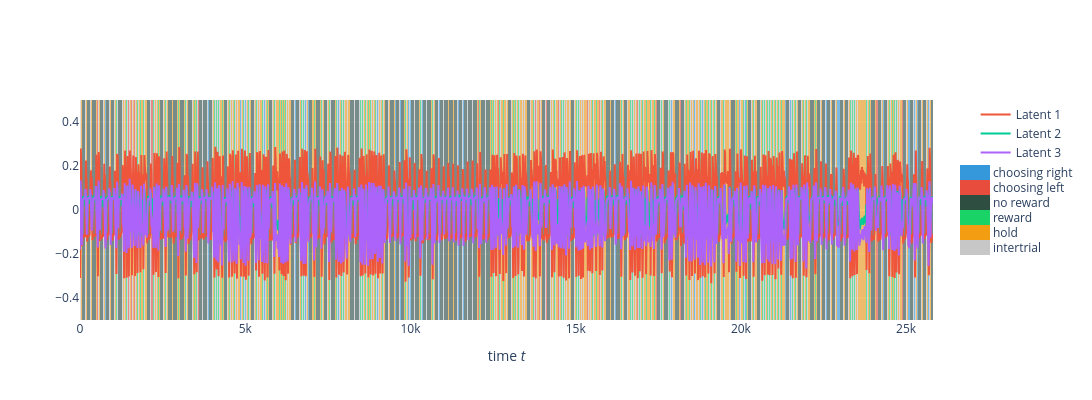
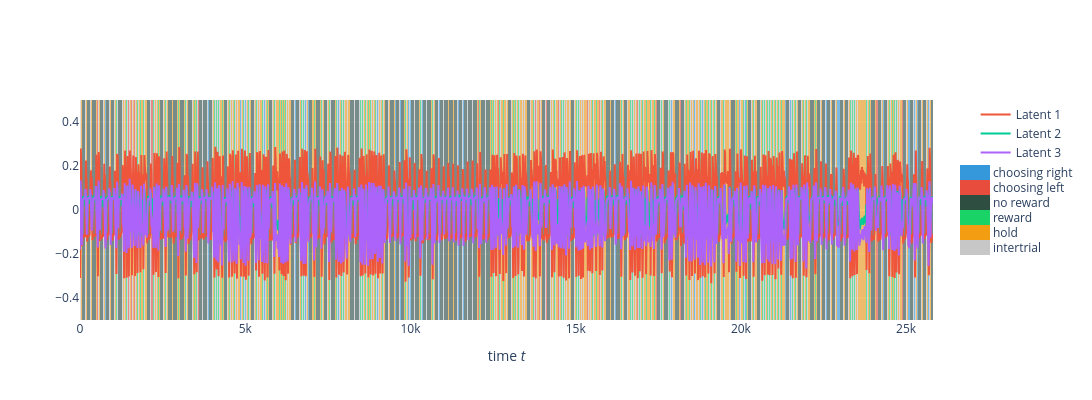

Notebook cell for these charts, in order:
### Markdown cell above
### Latent Time Series

First, visualize the embedding as time series to see how the latent dimensions correspond to behavioral states:

### Code cell
vis.plot_latent_timeseries_plotly(
    filename='../figures/latent_time_series_bandit_task.png',
    show_fig=True
)

### Figure 1 — Plotly figure (JSON) as saved in the notebook; plotly's stock layout.template omitted (floating-point values rounded to 4 significant figures; data arrays with more than 128 entries replaced by an {"elided": "..."} marker saying what was removed)
{"data": [{"colorbar": {"len": 0.5, "ticktext": ["intertrial", "hold", "reward", "no reward", "choosing left", "choosing right"], "tickvals": [0, 1, 2, 3, 4, 5], "y": 0.5}, "colorscale": [[0, "rgb(199,199,199)"], [0.1667, "rgb(199,199,199)"], [0.1667, "rgb(243,157,18)"], [0.3333, "rgb(243,157,18)"], [0.3333, "rgb(26,211,103)"], [0.5, "rgb(26,211,103)"], [0.5, "rgb(45,78,65)"], [0.6667, "rgb(45,78,65)"], [0.6667, "rgb(231,76,60)"], [0.8333, "rgb(231,76,60)"], [0.8333, "rgb(52,152,219)"], [1, "rgb(52,152,219)"]], "hoverinfo": "skip", "opacity": 0.6, "showscale": true, "type": "heatmap", "x": {"elided": "25813 int values"}, "y": [0], "z": {"elided": "1x25813 int values"}, "zmax": 5.5, "zmin": -0.5}, {"line": {"width": 2}, "mode": "lines", "name": "Latent 1", "type": "scatter", "x": {"elided": "25813 int values"}, "y": {"elided": "25813 float values"}, "yaxis": "y2"}, {"line": {"width": 2}, "mode": "lines", "name": "Latent 2", "type": "scatter", "x": {"elided": "25813 int values"}, "y": {"elided": "25813 float values"}, "yaxis": "y2"}, {"line": {"width": 2}, "mode": "lines", "name": "Latent 3", "type": "scatter", "x": {"elided": "25813 int values"}, "y": {"elided": "25813 float values"}, "yaxis": "y2"}], "layout": {"height": 400, "legend": {"x": 1.05, "xanchor": "left", "y": 1, "yanchor": "top"}, "showlegend": true, "width": 1400, "xaxis": {"range": [0, 25813], "title": {"text": "time <i>t</i>"}}, "yaxis": {"range": [-0.5, 0.5], "visible": false}, "yaxis2": {"overlaying": "y", "range": [-0.5, 0.5], "showgrid": true, "side": "left"}}}

### Figure 2 — Plotly figure (JSON) as saved in the notebook; plotly's stock layout.template omitted (floating-point values rounded to 4 significant figures; data arrays with more than 128 entries replaced by an {"elided": "..."} marker saying what was removed)
{"data": [{"colorbar": {"len": 0.5, "ticktext": ["intertrial", "hold", "reward", "no reward", "choosing left", "choosing right"], "tickvals": [0, 1, 2, 3, 4, 5], "y": 0.5}, "colorscale": [[0, "rgb(199,199,199)"], [0.1667, "rgb(199,199,199)"], [0.1667, "rgb(243,157,18)"], [0.3333, "rgb(243,157,18)"], [0.3333, "rgb(26,211,103)"], [0.5, "rgb(26,211,103)"], [0.5, "rgb(45,78,65)"], [0.6667, "rgb(45,78,65)"], [0.6667, "rgb(231,76,60)"], [0.8333, "rgb(231,76,60)"], [0.8333, "rgb(52,152,219)"], [1, "rgb(52,152,219)"]], "hoverinfo": "skip", "opacity": 0.6, "showscale": true, "type": "heatmap", "x": {"elided": "25813 int values"}, "y": [0], "z": {"elided": "1x25813 int values"}, "zmax": 5.5, "zmin": -0.5}, {"line": {"width": 2}, "mode": "lines", "name": "Latent 1", "type": "scatter", "x": {"elided": "25813 int values"}, "y": {"elided": "25813 float values"}, "yaxis": "y2"}, {"line": {"width": 2}, "mode": "lines", "name": "Latent 2", "type": "scatter", "x": {"elided": "25813 int values"}, "y": {"elided": "25813 float values"}, "yaxis": "y2"}, {"line": {"width": 2}, "mode": "lines", "name": "Latent 3", "type": "scatter", "x": {"elided": "25813 int values"}, "y": {"elided": "25813 float values"}, "yaxis": "y2"}], "layout": {"height": 400, "legend": {"x": 1.05, "xanchor": "left", "y": 1, "yanchor": "top"}, "showlegend": true, "width": 1400, "xaxis": {"range": [0, 25813], "title": {"text": "time <i>t</i>"}}, "yaxis": {"range": [-0.5, 0.5], "visible": false}, "yaxis2": {"overlaying": "y", "range": [-0.5, 0.5], "showgrid": true, "side": "left"}}}
